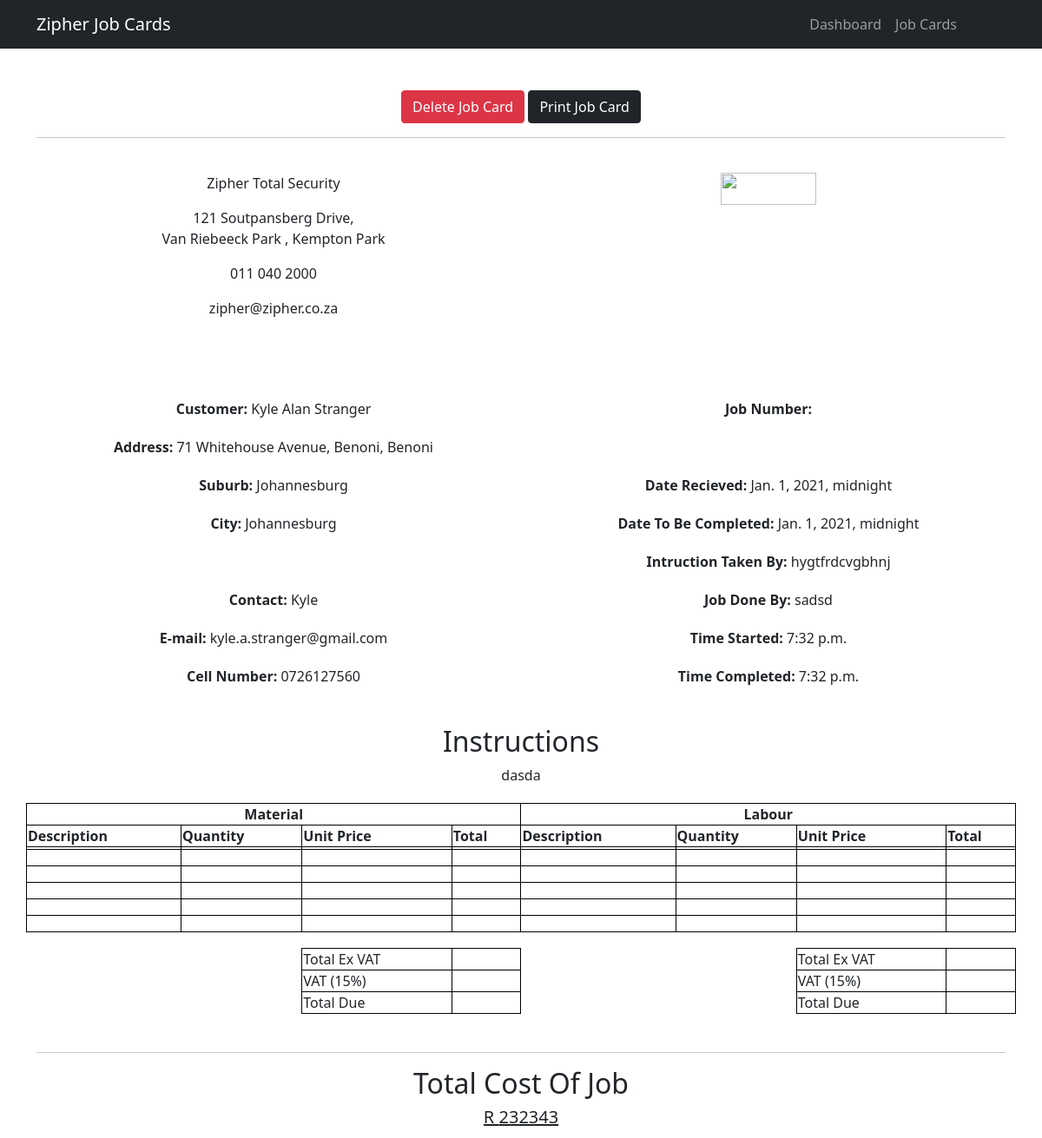
/zipherJobCards/viewJobCard/9, run on the app's committed database.
### main/models.py (models this page shows)
class jobCardsClass(models.Model):
    customerName = models.CharField("Customer Name",max_length=50 , blank=False)
    addressStreetNo = models.CharField(max_length=50 , blank=False)
    addressStreet = models.CharField(max_length=50 , blank=False)
    addressSuburb = models.CharField(max_length=50, blank=True )
    addressCity = models.CharField(max_length=50, blank=True )
    contact = models.CharField(max_length=50, blank=False )
    mail = models.CharField(max_length=50, blank=True )
    CellNo = models.CharField(max_length=50, blank=True )
    jobNumber = models.CharField(max_length=50, blank=True )
    dateRecieved = models.DateTimeField(auto_now=False, auto_now_add=False)
    dateToBeCompleted = models.DateTimeField(auto_now=False, auto_now_add=False)
    instructionBy = models.CharField(max_length=50, blank=True )
    jobDoneBy = models.CharField(max_length=50, blank=True )
    timeStarted = models.TimeField(auto_now=False, auto_now_add=False)
    timeCompleted = models.TimeField(auto_now=False, auto_now_add=False)
    Instructions = models.TextField(max_length=255)
    matDescription1 =models.CharField(max_length=50, blank=True )
    matDescription2 = models.CharField(max_length=50, blank=True)
    matDescription3 = models.CharField(max_length=50, blank=True)
    matDescription4 = models.CharField(max_length=50, blank=True)
    matDescription5 = models.CharField(max_length=50, blank=True)
    matDescription6 = models.CharField(max_length=50, blank=True)
    matQuantity1 =models.CharField(max_length=50, blank=True )
    matQuantity2 = models.CharField(max_length=50, blank=True)
    matQuantity3 = models.CharField(max_length=50, blank=True)
    matQuantity4 = models.CharField(max_length=50, blank=True)
    matQuantity5 = models.CharField(max_length=50, blank=True)
    matQuantity6 = models.CharField(max_length=50, blank=True)
    matUnitPrice1 =models.CharField(max_length=50, blank=True )
    matUnitPrice2 = models.CharField(max_length=50, blank=True)
    matUnitPrice3 = models.CharField(max_length=50, blank=True)
    matUnitPrice4 = models.CharField(max_length=50, blank=True)
    matUnitPrice5 = models.CharField(max_length=50, blank=True)
    matUnitPrice6 = models.CharField(max_length=50, blank=True)
    matTotal1 =models.CharField(max_length=50, blank=True )
    matTotal2 =models.CharField(max_length=50, blank=True )
    matTotal3 = models.CharField(max_length=50, blank=True)
    matTotal4 = models.CharField(max_length=50, blank=True)
    matTotal5 = models.CharField(max_length=50, blank=True)
    matTotal6 = models.CharField(max_length=50, blank=True)
    labDescription1 =models.CharField(max_length=50, blank=True )
    labDescription2 =models.CharField(max_length=50, blank=True )
    labDescription3 =models.CharField(max_length=50, blank=True )
    labDescription4 =models.CharField(max_length=50, blank=True )
    labDescription5 =models.CharField(max_length=50, blank=True )
    labDescription6 =models.CharField(max_length=50, blank=True )
    labQuantity1 =models.CharField(max_length=50, blank=True )
    labQuantity2 =models.CharField(max_length=50, blank=True )
    labQuantity3 =models.CharField(max_length=50, blank=True )
    labQuantity4 =models.CharField(max_length=50, blank=True )
    labQuantity5 =models.CharField(max_length=50, blank=True )
    labQuantity6 =models.CharField(max_length=50, blank=True )
    labUnitPrice1 =models.CharField(max_length=50, blank=True )
    labUnitPrice2 =models.CharField(max_length=50, blank=True )
    labUnitPrice3 =models.CharField(max_length=50, blank=True )
    labUnitPrice4 =models.CharField(max_length=50, blank=True )
    labUnitPrice5 =models.CharField(max_length=50, blank=True )
    labUnitPrice6 =models.CharField(max_length=50, blank=True )
    labTotal1 =models.CharField(max_length=50, blank=True )
    labTotal2 =models.CharField(max_length=50, blank=True )
    labTotal3 =models.CharField(max_length=50, blank=True )
    labTotal4 =models.CharField(max_length=50, blank=True )
    labTotal5 =models.CharField(max_length=50, blank=True )
    labTotal6 =models.CharField(max_length=50, blank=True )
    matTotalExVat = models.CharField(max_length=50, blank=True)
    matVat = models.CharField(max_length=50, blank=True)
    matTotalDue = models.CharField(max_length=50, blank=True)
    labTotalExVat = models.CharField(max_length=50, blank=True )
    labVat = models.CharField(max_length=50, blank=True )
    labTotalDue = models.CharField(max_length=50, blank=True )
    totalCostOfJob = models.CharField(max_length=50, blank=True)

### main/views.py (the view)
# urls.py: path('zipherJobCards/viewJobCard/<int:jobCard_pk>' , views.viewJobCard , name='viewJobCard'),
def viewJobCard(request, jobCard_pk):
    card = get_object_or_404(jobCardsClass, pk=jobCard_pk)
    if request.method == 'GET':
        form = jobCardForm(instance=card)
        return render(request, 'main/viewSettings.html', {'card': card, 'form':form})
    return render(request, 'main/viewSettings.html', {'card': card})

### main/templates/main/viewSettings.html (shortened to what this page needs)
{% extends "main/base.html"%}
{% block content %}
<div class="container" style="text-align:center">
            <a class="btn btn-danger" href="{% url 'deleteJobCard' card.id %}">Delete Job Card</a>
            <a class="btn btn-dark" href="{% url 'printJobCard' card.id %}">Print Job Card</a>
    <br>
    <hr>
    <br>
    <div class="row mb-1">
        <div class="col">
            <p>Zipher Total Security </p>
            <p style="line-heght: .5">121 Soutpansberg Drive,<br>
            Van Riebeeck Park , Kempton Park</p>
            <p>011 040 2000</p>
            <p>zipher@zipher.co.za</p>
        </div>
        <div class="col">
            <img style="width: 45%;" src="https://i.imgur.com/OKQZDFY.png">
        </div>
    </div>
    <br>
    <br>
    <br>
    <div class="row mb-1">
        <div class="col">
            <p><b>Customer:</b> {{ card.customerName }}</p>
        </div>
        <div class="col">
            <p><b>Job Number:</b> {{ card.jobNumber }}</p>
        </div>
    </div>
    <div class="row mb-1">
        <div class="col">
            <p><b>Address:</b> {{ card.addressStreetNo }}, {{ card.addressStreet }}</p>
        </div>
        <div class="col">
        </div>
    </div>
    <div class="row mb-1">
        <div class="col">
            <p><b>Suburb: </b> {{ card.addressSuburb }}</p>
        </div>
        <div class="col">
            <p><b>Date Recieved: </b> {{ card.dateRecieved }}</p>
        </div>
    </div>
    <div class="row mb-1">
        <div class="col">
            <p><b>City: </b> {{ card.addressCity }}</p>
        </div>
        <div class="col">
                <p><b>Date To Be Completed: </b> {{ card.dateToBeCompleted }}</p>
        </div>
    </div>
    <div class="row mb-1">
        <div class="col">
        </div>
        <div class="col">
                <p><b>Intruction Taken By: </b> {{ card.instructionBy }}</p>
        </div>
    </div>
    <div class="row mb-1">
        <div class="col">
            <p><b>Contact: </b> {{ card.contact }}</p>
        </div>
        <div class="col">
                <p><b>Job Done By: </b> {{ card.jobDoneBy }}</p>
        </div>
    </div>
    <div class="row mb-1">
        <div class="col">
            <p><b>E-mail: </b> {{ card.mail }}</p>
        </div>
        <div class="col">
                <p><b>Time Started: </b> {{ card.timeStarted }}</p>
        </div>
    </div>
    <div class="row mb-1">
        <div class="col">
            <p><b>Cell Number: </b> {{ card.CellNo }}</p>
        </div>
        <div class="col">
                <p><b>Time Completed: </b> {{ card.timeCompleted }}</p>
        </div>
    </div>
    <br>
    <div class="row mb-1">
        <h2>Instructions</h2>
        <br>
        <p>{{ card.Instructions }}</p>
    </div>
    <div class="row mb-1">
        <table  ">
            <tr>
                <th colspan="4" style="text-align: center; border: 1px solid black;"><b>Material</b></th>
                <th colspan="4" style="text-align: center; border: 1px solid black;"><b>Labour</b></th>
            </tr>
            <tr>
                <th style="border: 1px solid black;">Description</th>
                <th style="border: 1px solid black;">Quantity</th>
                <th style="border: 1px solid black;">Unit Price</th>
                <th style="border: 1px solid black;">Total</th>
                <th style="border: 1px solid black;">Description</th>
                <th style="border: 1px solid black;">Quantity</th>
                <th style="border: 1px solid black;">Unit Price</th>
                <th style="border: 1px solid black;">Total</th>
            </tr>
            <tr>
                <td style="border: 1px solid black;">{{ card.matDescription1 }}</td>
                <td style="border: 1px solid black;">{{ card.matQuantity1 }}</td>
                <td style="border: 1px solid black;">{{ card.matUnitPrice1 }}</td>
                <td style="border: 1px solid black;">{{ card.matTotal1 }}</td>
                <td style="border: 1px solid black;">{{ card.labDescription1 }}</td>
                <td style="border: 1px solid black;"> {{ card.labQuantity1 }}</td>
                <td style="border: 1px solid black;">{{ card.labUnitPrice1 }}</td>
                <td style="border: 1px solid black;">{{ card.labTotal1 }}</td>
            </tr>
            <tr>
                <td style="border: 1px solid black;"><p>{{ card.matDescription2 }} </p></td>
                <td style="border: 1px solid black;">{{ card.matQuantity2 }}</td>
                <td style="border: 1px solid black;">{{ card.matUnitPrice2 }}</td>
                <td style="border: 1px solid black;">{{ card.matTotal2 }}</td>
                <td style="border: 1px solid black;"><p>{{ card.labDescription2 }}</p></td>
                <td style="border: 1px solid black;"> {{ card.labQuantity2 }}</td>
                <td style="border: 1px solid black;">{{ card.labUnitPrice2 }}</td>
                <td style="border: 1px solid black;">{{ card.labTotal2 }}</td>
            </tr>
            <tr>
                <td style="border: 1px solid black;"><p>{{ card.matDescription3 }}</p></td>
                <td style="border: 1px solid black;">{{ card.matQuantity3 }}</td>
                <td style="border: 1px solid black;">{{ card.matUnitPrice3 }}</td>
                <td style="border: 1px solid black;">{{ card.matTotal3 }}</td>
                <td style="border: 1px solid black;">{{ card.labDescription3 }}</td>
                <td style="border: 1px solid black;"> {{ card.labQuantity3 }}</td>
                <td style="border: 1px solid black;">{{ card.labUnitPrice3 }}</td>
                <td style="border: 1px solid black;">{{ card.labTotal3 }}</td>
            </tr>
            <tr>
                <td style="border: 1px solid black;"><p>{{ card.matDescription4 }}</p></td>
                <td style="border: 1px solid black;">{{ card.matQuantity4 }}</td>
                <td style="border: 1px solid black;">{{ card.matUnitPrice4 }}</td>
                <td style="border: 1px solid black;">{{ card.matTotal4 }}</td>
                <td style="border: 1px solid black;">{{ card.labDescription4 }}</td>
                <td style="border: 1px solid black;"> {{ card.labQuantity4 }}</td>
                <td style="border: 1px solid black;">{{ card.labUnitPrice4 }}</td>
                <td style="border: 1px solid black;">{{ card.labTotal4 }}</td>
            </tr>
            <tr>
                <td style="border: 1px solid black;"><p>{{ card.matDescription5 }}</p></td>
                <td style="border: 1px solid black;">{{ card.matQuantity5 }}</td>
                <td style="border: 1px solid black;">{{ card.matUnitPrice5 }}</td>
                <td style="border: 1px solid black;">{{ card.matTotal5 }}</td>
                <td style="border: 1px solid black;">{{ card.labDescription5 }}</td>
                <td style="border: 1px solid black;"> {{ card.labQuantity5 }}</td>
                <td style="border: 1px solid black;">{{ card.labUnitPrice5 }}</td>
                <td style="border: 1px solid black;">{{ card.labTotal5 }}</td>
            </tr>
            <tr>
                <td style="border: 1px solid black;"><p>{{ card.matDescription6 }}</p></td>
                <td style="border: 1px solid black;">{{ card.matQuantity6 }}</td>
                <td style="border: 1px solid black;">{{ card.matUnitPrice6 }}</td>
                <td style="border: 1px solid black;">{{ card.matTotal6 }}</td>
                <td style="border: 1px solid black;">{{ card.labDescription6 }}</td>
                <td style="border: 1px solid black;"> {{ card.labQuantity6 }}</td>
                <td style="border: 1px solid black;">{{ card.labUnitPrice6 }}</td>
                <td style="border: 1px solid black;">{{ card.labTotal6 }}</td>
            </tr>
            <tr>
                <td><p> </p></td>
            </tr>
            <tr>
                <td ><p></p></td>
                <td ></td>
                <td style="border: 1px solid black;">Total Ex VAT</td>
                <td style="border: 1px solid black;">{{ card.matTotalExVat }}</td>
                <td ><p></p></td>
                <td ></td>
                <td style="border: 1px solid black;">Total Ex VAT</td>
                <td style="border: 1px solid black;">{{ card.labTotalExVat }}</td>
            </tr>
            <tr>
                <td ><p></p></td>
                <td ></td>
                <td style="border: 1px solid black;">VAT (15%)</td>
                <td style="border: 1px solid black;">{{ card.matVat }}</td>
                <td ><p></p></td>
                <td ></td>
                <td style="border: 1px solid black;">VAT (15%)</td>
                <td style="border: 1px solid black;">{{ card.labVat }}</td>
            </tr>
            <tr>
                <td ><p></p></td>
                <td ></td>
                <td style="border: 1px solid black;">Total Due</td>
                <td style="border: 1px solid black;">{{ card.matTotalDue }}</td>
                <td ><p></p></td>
                <td ></td>
                <td style="border: 1px solid black;">Total Due</td>
                <td style="border: 1px solid black;">{{ card.labTotalDue }}</td>
            </tr>
        </table>
    </div>
    <br>
    <hr>
    <div class="row mb-1">
        <h2>Total Cost Of Job</h2>
        <h5><u>R {{ card.totalCostOfJob }}</u></h5>
    </div>
</div>
{% endblock %}

### data on the page
jobCardsClass: customerName "Kyle Alan Stranger", addressStreetNo "71 Whitehouse Avenue, Benoni", addressStreet "Benoni", addressSuburb "Johannesburg", dateRecieved "Jan. 1, 2021, midnight", addressCity "Johannesburg", dateToBeCompleted "Jan. 1, 2021, midnight", instructionBy "hygtfrdcvgbhnj", contact "Kyle", jobDoneBy "sadsd", mail "kyle.a.stranger@gmail.com", timeStarted "7:32 p.m.", CellNo "0726127560", timeCompleted "7:32 p.m.", Instructions "dasda", totalCostOfJob "232343"
